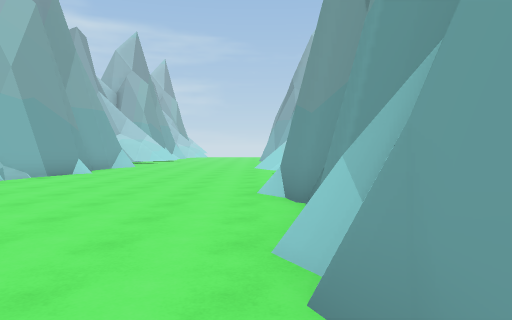
[1] (above)

16 first-person views from a walk through a 3-D level made in the Unity game engine. The camera is 1.5 m above the floor, tilts 2° down and sees 70° across. The floor is counted in squares, 2 m on a side. Each view is taken from the middle of a square. On the plan, view 1 faces up. The plan holds only what a view shows up to about 11 squares ahead; the rest is blank. The place goes on beyond the plan. The player character is not drawn.

[2]
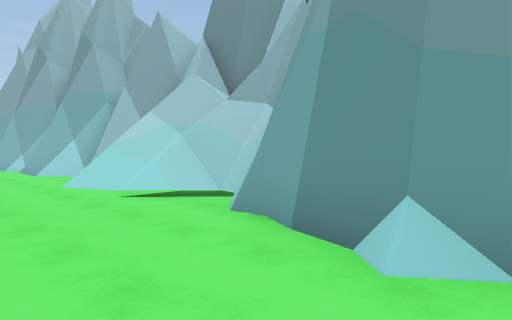

[3]
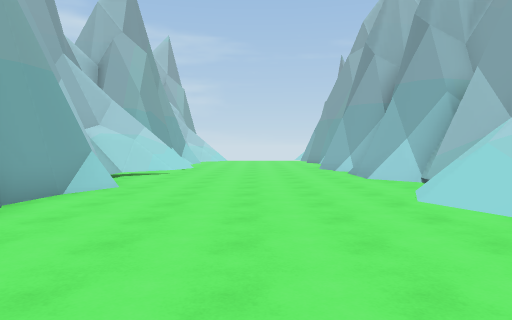

[4]
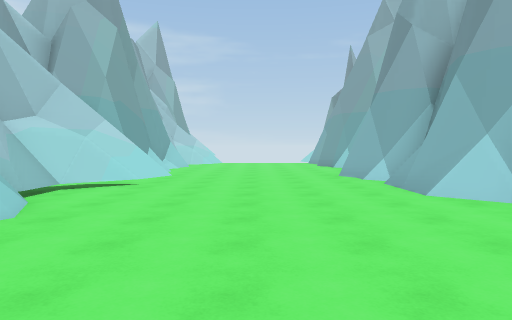

[5]
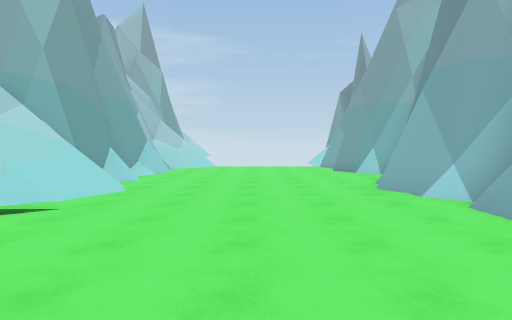

[6]
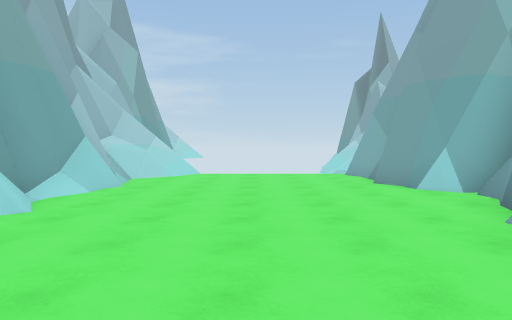

[7]
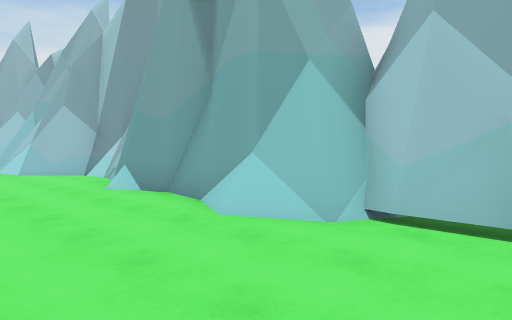

[8]
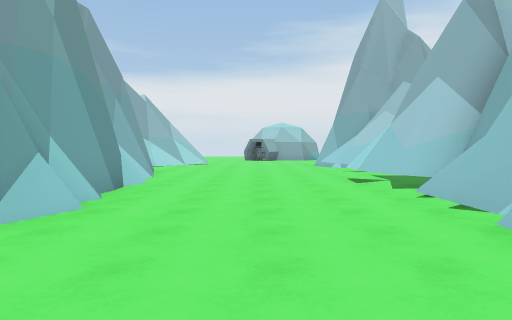

[9]
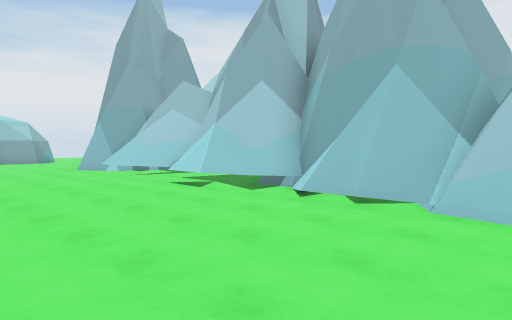

[10]
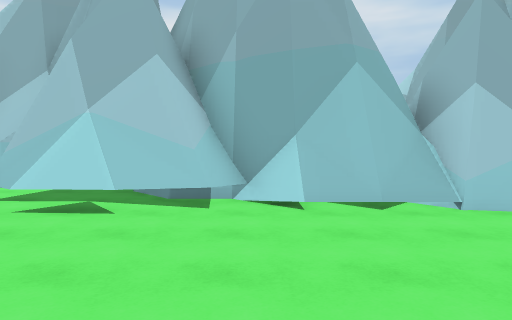

[11]
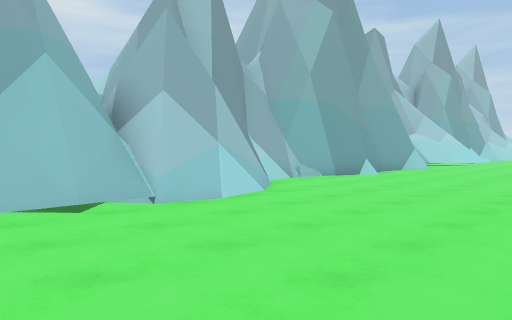

[12]
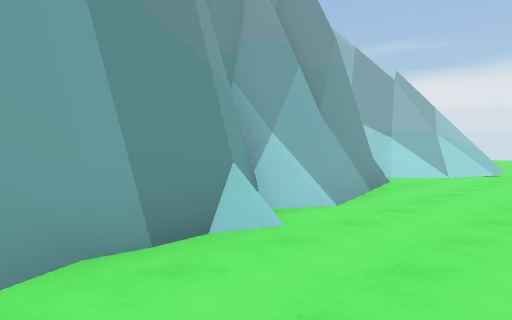

[13]
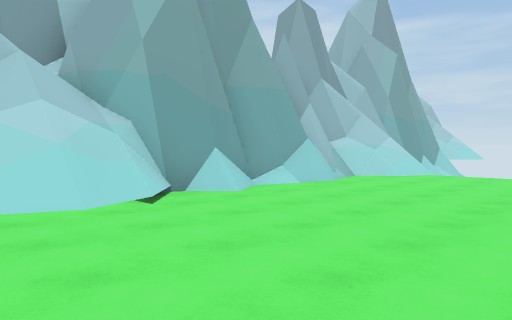

[14]
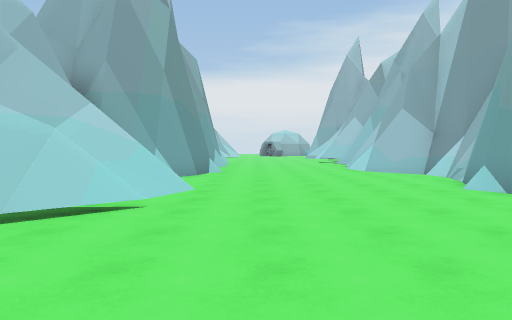

[15]
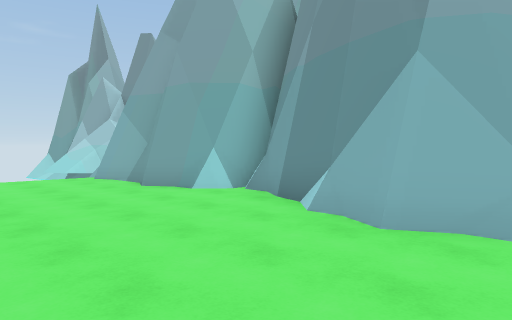

[16]
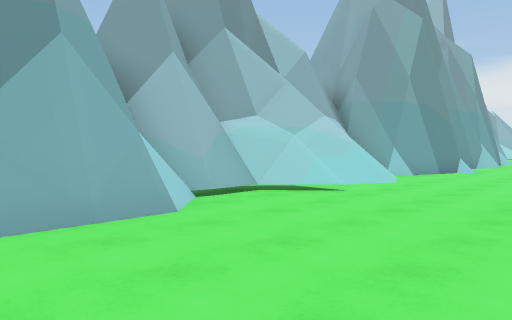

### Floor plan
Key: @ floor where view 1 was taken; # wall or solid block; . floor; / step, stairs or slope; = window, fence, low wall or low ledge; ^ raised ledge.
Columns run from 10 left of view 1 to 4 right of it. Each row starts with its distance up from view 1.
 26     #=.....#
 25     ##.....#
 24     ##.....##
 23     #/......#
 22     #/......#
 21     ##.....##
 20    ##=.....#
 19   ###//....#
 18    ^=//....##
 17    ^#=.....##
 16    ^#......##
 15     #.......#
 14     ##......#^
 13     ##.....=#^
 12     #.....///^^
 11     ##....//==^
 10     #......===^
  9     #.......##
  8     #......##
  7    ##......#
  6    ^^#.....#
  5 ^=  ^#.....#
  4    ###.....#
  3   ####.....#
  2     ##.....#
  1     #=.....#
  0    ###....@#
 -1     #=/....##
 -2     ^#/....##
 -3   ^^//.....##
 -4   ^^=/.....##

Where each view was taken, in squares from view 1:
view 1: 0 up, 0 right, facing up
view 2: 5 up, 2 left, facing up-right
view 3: 7 up, 2 left, facing up
view 4: 10 up, 2 left, facing up
view 5: 13 up, 2 left, facing up
view 6: 17 up, 2 left, facing up
view 7: 17 up, 2 left, facing down-left
view 8: 7 up, 2 left, facing down
view 9: 5 up, 0 right, facing down-left
view 10: 1 up, 0 right, facing left
view 11: 1 up, 0 right, facing up-left
view 12: 2 up, 2 left, facing down-right
view 13: 17 up, 0 right, facing up-left
view 14: 17 up, 1 left, facing down
view 15: 18 up, 3 left, facing up-right
view 16: 18 up, 3 left, facing down-right
